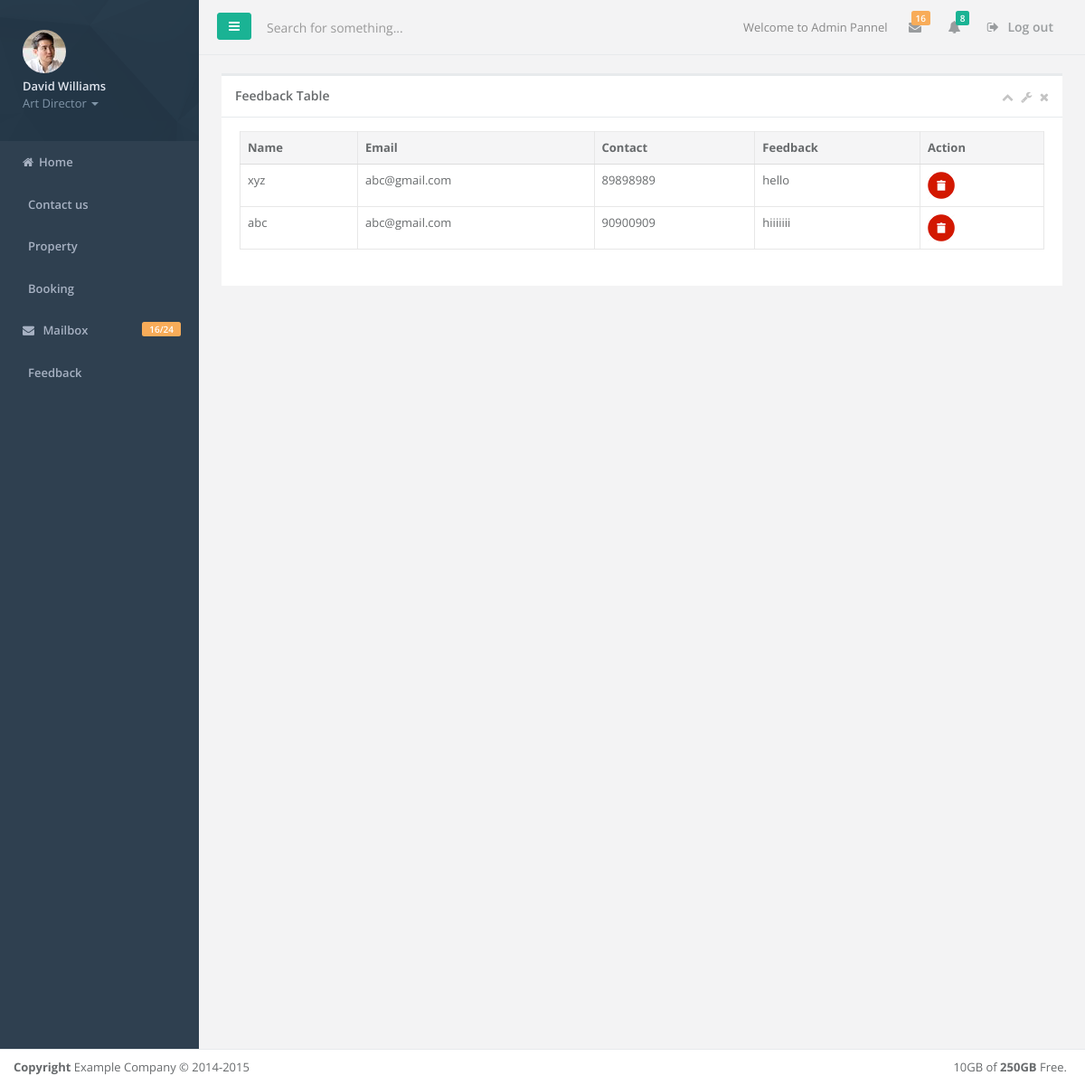
The page /admin/feed.php on the database its author committed.
### tables this page shows
CREATE TABLE IF NOT EXISTS `feedback` (
  `name` varchar(20) NOT NULL,
  `email` varchar(15) NOT NULL,
  `contact` int(10) NOT NULL,
  `feedback` varchar(100) NOT NULL,
`id` int(3) NOT NULL
);

### admin/feed.php (the view, shortened to what this page needs)
<!DOCTYPE html>
<html>
<head>
    <link href="css/bootstrap.min.css" rel="stylesheet">
    <link href="font-awesome/css/font-awesome.css" rel="stylesheet">
    <link href="css/plugins/iCheck/custom.css" rel="stylesheet">
    <link href="css/animate.css" rel="stylesheet">
    <link href="css/style.css" rel="stylesheet">
</head>
<body>
    <div id="wrapper">
    <nav class="navbar-default navbar-static-side" role="navigation">
            <div class="sidebar-collapse">
                <ul class="nav metismenu" id="side-menu">
                    <li class="nav-header">
                        <div class="dropdown profile-element"> <span>
                            <img alt="image" class="img-circle" src="img/profile_small.jpg" />
                             </span>
                            <a data-toggle="dropdown" class="dropdown-toggle" href="#">
                            <span class="clear"> <span class="block m-t-xs"> <strong class="font-bold">David Williams</strong>
                             </span> <span class="text-muted text-xs block">Art Director <b class="caret"></b></span> </span> </a>
                        </div>
					<li>
                        <a href="index.php"><i class="fa fa-home"></i><span class="nav-label">Home </span></a>
                    </li>
					<li>
                        <a href="contact.php"><i class="fa fa-contact"></i><span class="nav-label">Contact us</span></a>
                    </li>
					<li>
                        <a href="room.php"><i class="fa fa-feed"></i><span class="nav-label">Property</span></a>
                    </li>
					<li>
                        <a href="Booking.php"><i class="fa fa-contact"></i><span class="nav-label">Booking</span></a>
                    </li>
                    <li>
                        <a href="mailbox.html"><i class="fa fa-envelope"></i> <span class="nav-label">Mailbox </span><span class="label label-warning pull-right">16/24</span></a>
                    </li>
					<li>
                        <a href="#"><i class="fa fa-feed"></i><span class="nav-label">Feedback</span></a>
                    </li>
                </ul>
            </div>
        </nav>
        <div id="page-wrapper" class="gray-bg">
        <div class="row border-bottom">
        <nav class="navbar navbar-static-top" role="navigation" style="margin-bottom: 0">
        <div class="navbar-header">
            <a class="navbar-minimalize minimalize-styl-2 btn btn-primary " href="#"><i class="fa fa-bars"></i> </a>
            <form role="search" class="navbar-form-custom" action="http://webapplayers.com/inspinia_admin-v2.4/search_results.html">
                <div class="form-group">
                    <input type="text" placeholder="Search for something..." class="form-control" name="top-search" id="top-search">
                </div>
            </form>
        </div>
            <ul class="nav navbar-top-links navbar-right">
                <li>
                    <span class="m-r-sm text-muted welcome-message">Welcome to Admin Pannel</span>
                </li>
                <li class="dropdown">
                    <a class="dropdown-toggle count-info" data-toggle="dropdown" href="#">
                        <i class="fa fa-envelope"></i>  <span class="label label-warning">16</span>
                    </a>
                </li>
                <li class="dropdown">
                    <a class="dropdown-toggle count-info" data-toggle="dropdown" href="#">
                        <i class="fa fa-bell"></i>  <span class="label label-primary">8</span>
                    </a>
                </li>
                <li>
                    <a href="logout.php">
                        <i class="fa fa-sign-out"></i> Log out
                    </a>
                </li>
            </ul>
        </nav>
        </div>
        <div class="wrapper wrapper-content animated fadeInRight">
            <div class="row">
                <div class="col-lg-6" style="width:100%">
                    <div class="ibox float-e-margins">
                        <div class="ibox-title">
                            <h5>Feedback Table </h5>
                            <div class="ibox-tools">
                                <a class="collapse-link">
                                    <i class="fa fa-chevron-up"></i>
                                </a>
                                <a class="dropdown-toggle" data-toggle="dropdown" href="#">
                                    <i class="fa fa-wrench"></i>
                                </a>
                                <a class="close-link">
                                    <i class="fa fa-times"></i>
                                </a>
                            </div>
                        </div>
                        <div class="ibox-content">
                            <table class="table table-bordered">
                                <thead>
                                <tr >
									<th>Name</th>
									<th>Email</td>
									<th>Contact</th>
									<th>Feedback</th>
									<th>Action</th>
                                </tr>
                                </thead>
                                <tbody>
								<?php
							$q="select * from feedback";
							$r=mysql_query($q);
							while($arr=mysql_fetch_row($r))
							{
							?>
							<tr>
								<td><?=$arr[0]?></td>
								<td><?=$arr[1]?></td>
								<td><?=$arr[2]?></td>
								<td><?=$arr[3]?></td>
								<td><a href="del_feed.php?fid=<?=$arr[4]?>" onclick="return confirm ('Are you sure you want to delete ? ');"><img src="d.png" height=30 width=30></a><d>
							</tr>
							<?php
							}
							?>
                                </tbody>
                            </table>
                        </div>
                    </div>
                </div>
                </div>
            </div>
        </div>
        <div class="footer">
            <div class="pull-right">
                10GB of <strong>250GB</strong> Free.
            </div>
            <div>
                <strong>Copyright</strong> Example Company &copy; 2014-2015
            </div>
        </div>
        </div>
</body>
</html>

### rows shown on the page
feedback: name "xyz", email "abc@gmail.com", contact "89898989", feedback "hello"
feedback: name "abc", email "abc@gmail.com", contact "90900909", feedback "hiiiiiii"
